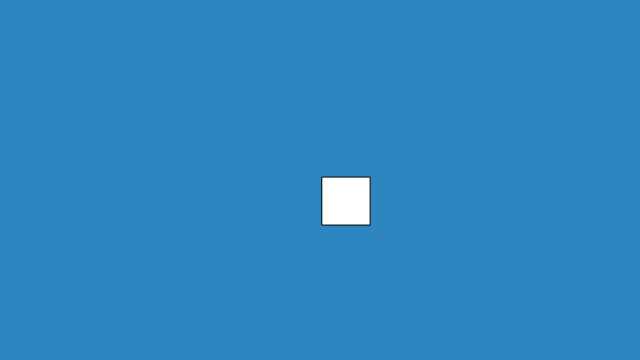
Frame 1 (no input)
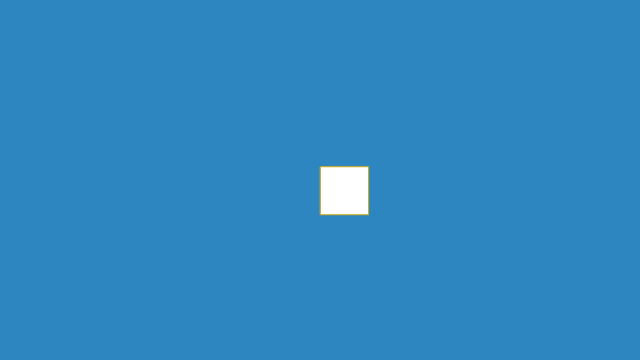
Frame 60 (no input)
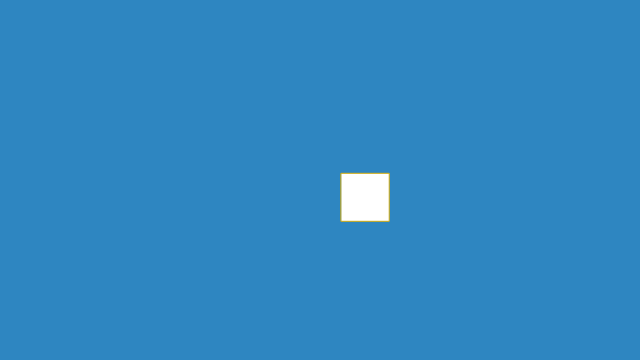
Frame 120 (the mouse pressed at the canvas centre since frame 60)

The p5.js sketch that drew these frames (run headless with seeded random() and noise() and a simulated clock; from frame 60 on, the mouse is pressed at the canvas centre):

// p5.js sketch
// ── sketch.js
var w;

function setup() {
  createCanvas(640, 360);
  // Make a Walker object
  w = new Walker();
}

function draw() {
  background(46, 134, 193);
  // Update and display object
  w.update();
  w.display();
}

function Walker() {

  // Start Walker in center
  this.pos = createVector(width / 2, height / 2);

  this.update = function() {
    // Move Walker randomly
    var vel = createVector(random(-5, 5), random(-5, 5));
    this.pos.add(vel);
  }

  this.display = function() {
    // Draw Walker as circle
    fill(255);
    rect(this.pos.x, this.pos.y, 48, 48);
    stroke(212, 172, 13);
  }
}
